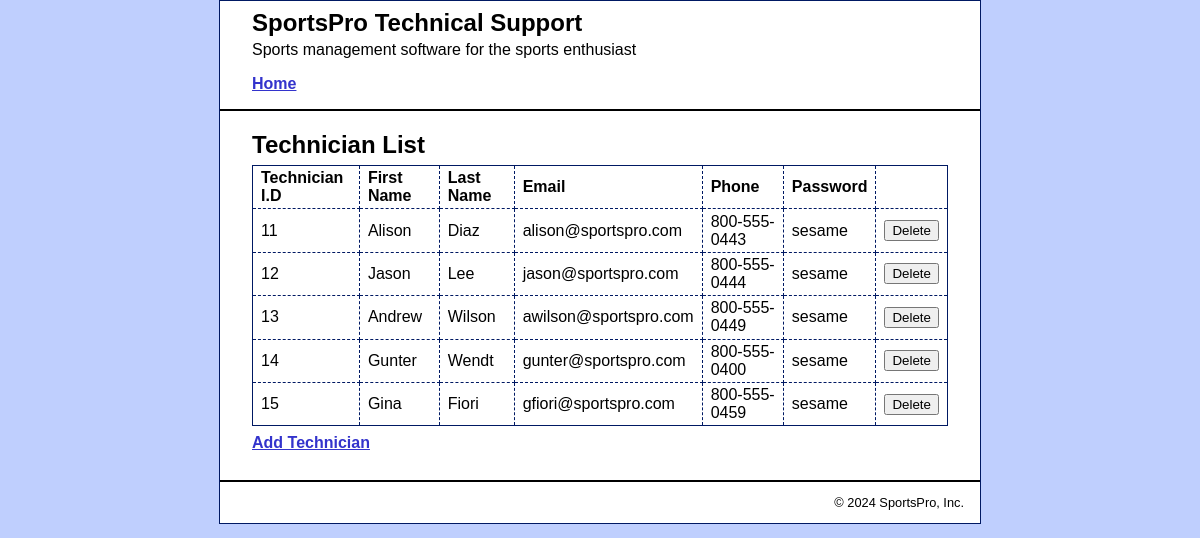
The app's page /technician_manager/index.php with its own data.
### tables this page shows
CREATE TABLE technicians (
    techID int NOT NULL AUTO_INCREMENT,
    firstName varchar(50) NOT NULL,
    lastName varchar(50) NOT NULL,
    email varchar(50) NOT NULL UNIQUE,
    phone varchar(20) NOT NULL,
    password varchar(20) NOT NULL,
    PRIMARY KEY (techID)
);

### model/technician_db.php (called while the page is built, shortened)
<?php
function get_technicians() {
    global $db;
    $query = 'SELECT * FROM technicians
              ORDER BY techID';
    $statement = $db->prepare($query);
    $statement->execute();
    $technicians = $statement->fetchAll();
    return $technicians;
}
?>

### technician_manager/technician_list.php (the view, shortened to what this page needs)
<?php include '../view/header.php'; ?>
<main>
    <h1>Technician List</h1>
    <table>
        <tr>
            <th>Technician I.D</th>
            <th>First Name</th>
            <th>Last Name</th>
            <th>Email</th>
            <th>Phone</th>
            <th>Password</th>
            <th>&nbsp;</th>
        </tr>
        <?php foreach ($technicians as $technician) : ?>
        <tr>
            <td><?php echo htmlspecialchars($technician['techID']); ?></td>
            <td><?php echo htmlspecialchars($technician['firstName']); ?></td>
            <td><?php echo htmlspecialchars($technician['lastName']); ?></td>
            <td><?php echo htmlspecialchars($technician['email']); ?></td>
            <td><?php echo htmlspecialchars($technician['phone']); ?></td>
            <td><?php echo htmlspecialchars($technician['password']); ?></td>
            <td><form action="." method="post">
                <input type="submit" value="Delete">
            </form></td>
        </tr>
        <?php endforeach; ?>
    </table>
    <p><a href="?action=show_add_form">Add Technician</a></p>
</main>
<?php include '../view/footer.php'; ?>

### main.css (style rules this page uses)
html { background-color: #BFCFFE; }
body { margin-top: 0; font-family: Arial, Helvetica, sans-serif; width: 760px; margin: 0 auto; background-color: white; border: 1px solid #001963; }
main { margin: 0; padding: .5em 2em .25em; }
h1 { font-size: 150%; margin: 0; padding: .5em 0 .25em; }
h1, h2 { color: black; }
p { margin: .5em 0 .5em 0; padding: 0; }
a { color: #3333CC; font-weight: bold; }
table { border: 1px solid #001963; border-collapse: collapse; }
td, th { border: 1px dashed #001963; padding: .2em .5em .2em .5em; text-align: left; }
form { margin: 0; }

### records on screen
technicians: techID "11", firstName "Alison", lastName "Diaz", email "alison@sportspro.com", phone "800-555-0443", password "sesame"
technicians: techID "12", firstName "Jason", lastName "Lee", email "jason@sportspro.com", phone "800-555-0444", password "sesame"
technicians: techID "13", firstName "Andrew", lastName "Wilson", email "awilson@sportspro.com", phone "800-555-0449", password "sesame"
technicians: techID "14", firstName "Gunter", lastName "Wendt", email "gunter@sportspro.com", phone "800-555-0400", password "sesame"
technicians: techID "15", firstName "Gina", lastName "Fiori", email "gfiori@sportspro.com", phone "800-555-0459", password "sesame"
